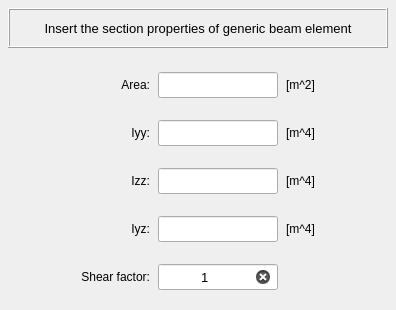
         <widget class="QWidget" name="tab_generic_section">
          <attribute name="title">
           <string>Generic</string>
          </attribute>
          <layout class="QGridLayout" name="gridLayout_8">
           <property name="leftMargin">
            <number>4</number>
           </property>
           <property name="topMargin">
            <number>4</number>
           </property>
           <property name="rightMargin">
            <number>4</number>
           </property>
           <property name="bottomMargin">
            <number>4</number>
           </property>
           <property name="spacing">
            <number>4</number>
           </property>
           <item row="1" column="0">
            <widget class="QFrame" name="frame_7">
             <property name="minimumSize">
              <size>
               <width>100</width>
               <height>250</height>
              </size>
             </property>
             <property name="maximumSize">
              <size>
               <width>800</width>
               <height>250</height>
              </size>
             </property>
             <property name="styleSheet">
              <string notr="true"/>
             </property>
             <property name="frameShape">
              <enum>QFrame::NoFrame</enum>
             </property>
             <property name="frameShadow">
              <enum>QFrame::Raised</enum>
             </property>
             <layout class="QGridLayout" name="gridLayout_7">
              <property name="leftMargin">
               <number>4</number>
              </property>
              <property name="topMargin">
               <number>4</number>
              </property>
              <property name="rightMargin">
               <number>4</number>
              </property>
              <property name="bottomMargin">
               <number>4</number>
              </property>
              <property name="horizontalSpacing">
               <number>8</number>
              </property>
              <property name="verticalSpacing">
               <number>10</number>
              </property>
              <item row="4" column="1">
               <widget class="QLabel" name="label_12">
                <property name="text">
                 <string>Shear factor:</string>
                </property>
                <property name="alignment">
                 <set>Qt::AlignRight|Qt::AlignTrailing|Qt::AlignVCenter</set>
                </property>
               </widget>
              </item>
              <item row="1" column="3">
               <widget class="QLabel" name="label_15">
                <property name="text">
                 <string>[m^4]</string>
                </property>
                <property name="alignment">
                 <set>Qt::AlignLeading|Qt::AlignLeft|Qt::AlignVCenter</set>
                </property>
               </widget>
              </item>
              <item row="0" column="3">
               <widget class="QLabel" name="label_13">
                <property name="text">
                 <string>[m^2]</string>
                </property>
                <property name="alignment">
                 <set>Qt::AlignLeading|Qt::AlignLeft|Qt::AlignVCenter</set>
                </property>
               </widget>
              </item>
              <item row="2" column="3">
               <widget class="QLabel" name="label_16">
                <property name="text">
                 <string>[m^4]</string>
                </property>
                <property name="alignment">
                 <set>Qt::AlignLeading|Qt::AlignLeft|Qt::AlignVCenter</set>
                </property>
               </widget>
              </item>
              <item row="3" column="3">
               <widget class="QLabel" name="label_31">
                <property name="text">
                 <string>[m^4]</string>
                </property>
                <property name="alignment">
                 <set>Qt::AlignLeading|Qt::AlignLeft|Qt::AlignVCenter</set>
                </property>
               </widget>
              </item>
              <item row="2" column="2">
               <widget class="QLineEdit" name="lineEdit_Izz">
                <property name="minimumSize">
                 <size>
                  <width>120</width>
                  <height>26</height>
                 </size>
                </property>
                <property name="maximumSize">
                 <size>
                  <width>120</width>
                  <height>26</height>
                 </size>
                </property>
                <property name="font">
                 <font>
                  <pointsize>10</pointsize>
                 </font>
                </property>
                <property name="focusPolicy">
                 <enum>Qt::StrongFocus</enum>
                </property>
                <property name="styleSheet">
                 <string notr="true"/>
                </property>
                <property name="alignment">
                 <set>Qt::AlignCenter</set>
                </property>
                <property name="clearButtonEnabled">
                 <bool>true</bool>
                </property>
               </widget>
              </item>
              <item row="0" column="2">
               <widget class="QLineEdit" name="lineEdit_area">
                <property name="minimumSize">
                 <size>
                  <width>120</width>
                  <height>26</height>
                 </size>
                </property>
                <property name="maximumSize">
                 <size>
                  <width>120</width>
                  <height>26</height>
                 </size>
                </property>
                <property name="font">
                 <font>
                  <pointsize>10</pointsize>
                 </font>
                </property>
                <property name="focusPolicy">
                 <enum>Qt::StrongFocus</enum>
                </property>
                <property name="styleSheet">
                 <string notr="true"/>
                </property>
                <property name="alignment">
                 <set>Qt::AlignCenter</set>
                </property>
                <property name="clearButtonEnabled">
                 <bool>true</bool>
                </property>
               </widget>
              </item>
              <item row="1" column="2">
               <widget class="QLineEdit" name="lineEdit_Iyy">
                <property name="minimumSize">
                 <size>
                  <width>120</width>
                  <height>26</height>
                 </size>
                </property>
                <property name="maximumSize">
                 <size>
                  <width>120</width>
                  <height>26</height>
                 </size>
                </property>
                <property name="font">
                 <font>
                  <pointsize>10</pointsize>
                 </font>
                </property>
                <property name="focusPolicy">
                 <enum>Qt::StrongFocus</enum>
                </property>
                <property name="styleSheet">
                 <string notr="true"/>
                </property>
                <property name="alignment">
                 <set>Qt::AlignCenter</set>
                </property>
                <property name="clearButtonEnabled">
                 <bool>true</bool>
                </property>
               </widget>
              </item>
              <item row="3" column="2">
               <widget class="QLineEdit" name="lineEdit_Iyz">
                <property name="minimumSize">
                 <size>
                  <width>120</width>
                  <height>26</height>
                 </size>
                </property>
                <property name="maximumSize">
                 <size>
                  <width>120</width>
                  <height>26</height>
                 </size>
                </property>
                <property name="font">
                 <font>
                  <pointsize>10</pointsize>
                 </font>
                </property>
                <property name="focusPolicy">
                 <enum>Qt::StrongFocus</enum>
                </property>
                <property name="styleSheet">
                 <string notr="true"/>
                </property>
                <property name="alignment">
                 <set>Qt::AlignCenter</set>
                </property>
                <property name="clearButtonEnabled">
                 <bool>true</bool>
                </property>
               </widget>
              </item>
              <item row="4" column="2">
               <widget class="QLineEdit" name="lineEdit_shear_coefficient">
                <property name="minimumSize">
                 <size>
                  <width>120</width>
                  <height>26</height>
                 </size>
                </property>
                <property name="maximumSize">
                 <size>
                  <width>120</width>
                  <height>26</height>
                 </size>
                </property>
                <property name="font">
                 <font>
                  <pointsize>10</pointsize>
                 </font>
                </property>
                <property name="focusPolicy">
                 <enum>Qt::StrongFocus</enum>
                </property>
                <property name="styleSheet">
                 <string notr="true"/>
                </property>
                <property name="text">
                 <string>1</string>
                </property>
                <property name="alignment">
                 <set>Qt::AlignCenter</set>
                </property>
                <property name="clearButtonEnabled">
                 <bool>true</bool>
                </property>
               </widget>
              </item>
              <item row="0" column="1">
               <widget class="QLabel" name="label">
                <property name="text">
                 <string>Area:</string>
                </property>
                <property name="alignment">
                 <set>Qt::AlignRight|Qt::AlignTrailing|Qt::AlignVCenter</set>
                </property>
               </widget>
              </item>
              <item row="2" column="1">
               <widget class="QLabel" name="label_3">
                <property name="text">
                 <string>Izz:</string>
                </property>
                <property name="alignment">
                 <set>Qt::AlignRight|Qt::AlignTrailing|Qt::AlignVCenter</set>
                </property>
               </widget>
              </item>
              <item row="1" column="1">
               <widget class="QLabel" name="label_2">
                <property name="text">
                 <string>Iyy:</string>
                </property>
                <property name="alignment">
                 <set>Qt::AlignRight|Qt::AlignTrailing|Qt::AlignVCenter</set>
                </property>
               </widget>
              </item>
              <item row="3" column="1">
               <widget class="QLabel" name="label_5">
                <property name="text">
                 <string>Iyz:</string>
                </property>
                <property name="alignment">
                 <set>Qt::AlignRight|Qt::AlignTrailing|Qt::AlignVCenter</set>
                </property>
               </widget>
              </item>
              <item row="0" column="0">
               <spacer name="horizontalSpacer_3">
                <property name="orientation">
                 <enum>Qt::Horizontal</enum>
                </property>
                <property name="sizeHint" stdset="0">
                 <size>
                  <width>40</width>
                  <height>20</height>
                 </size>
                </property>
               </spacer>
              </item>
              <item row="0" column="4">
               <spacer name="horizontalSpacer_4">
                <property name="orientation">
                 <enum>Qt::Horizontal</enum>
                </property>
                <property name="sizeHint" stdset="0">
                 <size>
                  <width>40</width>
                  <height>20</height>
                 </size>
                </property>
               </spacer>
              </item>
             </layout>
            </widget>
           </item>
           <item row="0" column="0">
            <widget class="QFrame" name="frame_8">
             <property name="frameShape">
              <enum>QFrame::NoFrame</enum>
             </property>
             <property name="frameShadow">
              <enum>QFrame::Raised</enum>
             </property>
             <layout class="QGridLayout" name="gridLayout_14">
              <property name="leftMargin">
               <number>4</number>
              </property>
              <property name="topMargin">
               <number>4</number>
              </property>
              <property name="rightMargin">
               <number>4</number>
              </property>
              <property name="bottomMargin">
               <number>4</number>
              </property>
              <item row="0" column="0">
               <widget class="QLabel" name="label_44">
                <property name="minimumSize">
                 <size>
                  <width>380</width>
                  <height>40</height>
                 </size>
                </property>
                <property name="maximumSize">
                 <size>
                  <width>380</width>
                  <height>40</height>
                 </size>
                </property>
                <property name="font">
                 <font>
                  <pointsize>10</pointsize>
                 </font>
                </property>
                <property name="frameShape">
                 <enum>QFrame::Box</enum>
                </property>
                <property name="frameShadow">
                 <enum>QFrame::Raised</enum>
                </property>
                <property name="text">
                 <string>Insert the section properties of generic beam element</string>
                </property>
                <property name="alignment">
                 <set>Qt::AlignCenter</set>
                </property>
               </widget>
              </item>
             </layout>
            </widget>
           </item>
          </layout>
         </widget>
